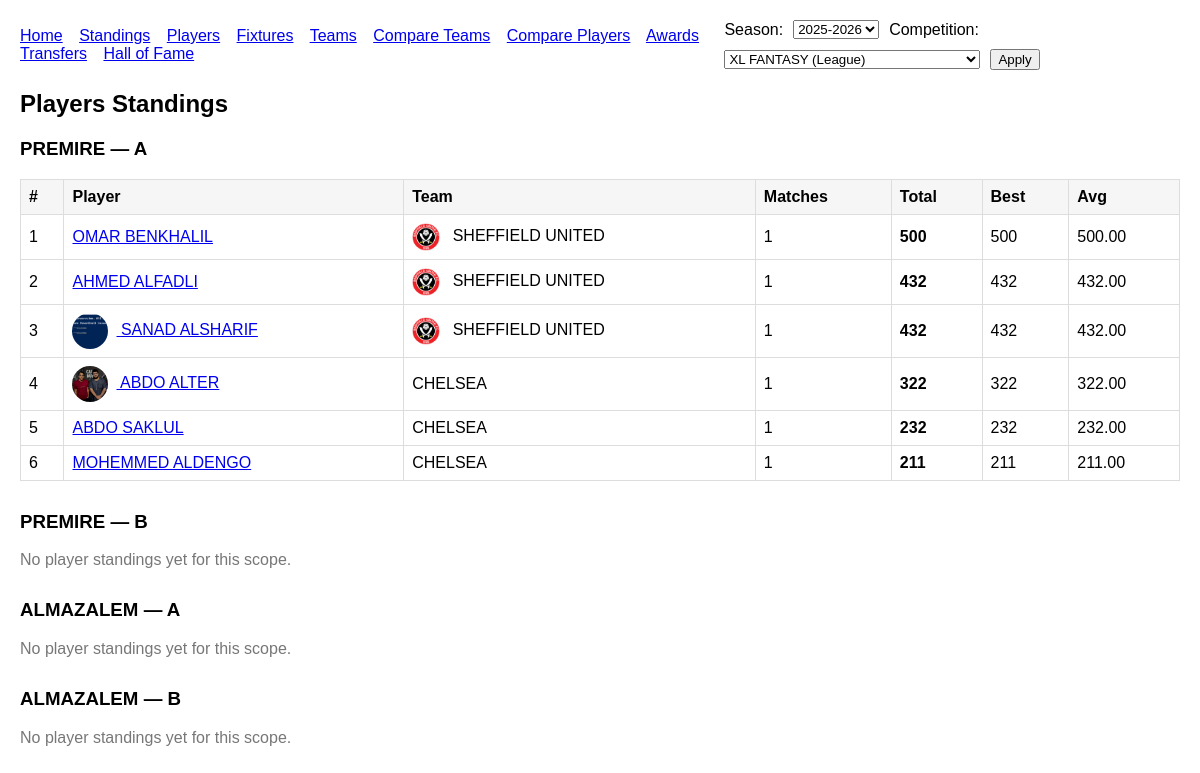
Screenshot of /players/ with the database file from the repository.
### league/models.py (models this page shows, shortened)
class Scope(models.Model):
    season = models.ForeignKey(Season, on_delete=models.CASCADE, related_name="scopes")
    competition = models.ForeignKey(Competition, on_delete=models.CASCADE, related_name="scopes")
    division = models.ForeignKey(Division, on_delete=models.CASCADE, related_name="scopes")
    group = models.ForeignKey(Group, on_delete=models.CASCADE, related_name="scopes")
    class Meta:
        unique_together = [("season", "competition", "division", "group")]
        ordering = ["-season__start_date", "competition__comp_type", "division__order", "group__order"]

class Division(models.Model):
    name = models.CharField(max_length=50, unique=True)  # Premier / Second
    order = models.PositiveIntegerField(default=1)
    class Meta:
        ordering = ["order", "name"]

class Group(models.Model):
    name = models.CharField(max_length=20, unique=True)  # Group A / Group B
    order = models.PositiveIntegerField(default=1)
    class Meta:
        ordering = ["order", "name"]

class Player(models.Model):
    name = models.CharField(max_length=120, unique=True)
    photo = models.ImageField(upload_to="player_photos/", blank=True, null=True)
    class Meta:
        ordering = ["name"]

class Team(models.Model):
    name = models.CharField(max_length=120, unique=True)
    logo = models.ImageField(upload_to="team_logos/", blank=True, null=True)
    class Meta:
        ordering = ["name"]

class PlayerStanding(models.Model):
    scope = models.ForeignKey(Scope, on_delete=models.CASCADE, related_name="player_standings")
    player = models.ForeignKey(Player, on_delete=models.CASCADE, related_name="player_standings")
    matches_played = models.PositiveIntegerField(default=0)
    total_points = models.IntegerField(default=0)
    best_match_points = models.IntegerField(default=0)
    average_points = models.FloatField(default=0.0)
    stddev_points = models.FloatField(default=0.0)
    updated_at = models.DateTimeField(auto_now=True)
    class Meta:
        unique_together = [("scope", "player")]
        indexes = [models.Index(fields=["scope", "total_points"])]

### league/views.py (the view)
# urls.py: path("players/", views.players_list, name="players"),
def players_list(request):
    season, comp, seasons, competitions = _active_season_competition(request)
    scopes = []
    if season and comp:
        scopes = list(Scope.objects.filter(season=season, competition=comp).order_by("division__order", "group__order"))
    memberships = TeamMembership.objects.filter(season=season, end_date__isnull=True).select_related("player", "team")
    current_team_by_player = {m.player_id: m.team for m in memberships}
    by_scope = []
    for sc in scopes:
        ps = (
            PlayerStanding.objects.filter(scope=sc)
            .select_related("player")
            .order_by("-total_points", "-average_points", "player__name")
        )
        rows = []
        for row in ps:
            team = current_team_by_player.get(row.player_id)
            rows.append({
                "player": row.player,
                "team": team,
                "total_points": row.total_points,
                "matches_played": row.matches_played,
                "best_match_points": row.best_match_points,
                "average_points": row.average_points,
            })
        by_scope.append({"scope": sc, "rows": rows})
    context = {
        "season": season,
        "competition": comp,
        "seasons": seasons,
        "competitions": competitions,
        "players_by_scope": by_scope,
    }
    return render(request, "league/players.html", context)

### league/models.py (called while the page is built)
    def __str__(self) -> str:
        return f"{self.name} ({self.get_comp_type_display()})"

### league/templates/league/players.html (shortened to what this page needs)
{% extends "league/base.html" %}
{% block content %}
<h2>Players Standings</h2>
{% for block in players_by_scope %}
  <div class="scope-box">
    <h3>{{ block.scope.division.name }} — {{ block.scope.group.name }}</h3>
    {% if not block.rows %}
      <p class="muted">No player standings yet for this scope.</p>
    {% else %}
      <table>
        <thead>
          <tr>
            <th>#</th>
            <th>Player</th>
            <th>Team</th>
            <th>Matches</th>
            <th>Total</th>
            <th>Best</th>
            <th>Avg</th>
          </tr>
        </thead>
        <tbody>
          {% for r in block.rows %}
            <tr>
              <td>{{ forloop.counter }}</td>
              <td>
                <a href="{% url 'league:player_detail' r.player.id %}">
                  {% if r.player.photo %}
                    <img class="photo" src="{{ r.player.photo.url }}" alt="">
                  {% endif %}
                  {{ r.player.name }}
                </a>
              </td>
              <td>
                {% if r.team %}
                  {% if r.team.logo %}<img class="logo" src="{{ r.team.logo.url }}" alt="">{% endif %}
                  {{ r.team.name }}
                {% else %}
                  <span class="muted">—</span>
                {% endif %}
              </td>
              <td>{{ r.matches_played }}</td>
              <td><b>{{ r.total_points }}</b></td>
              <td>{{ r.best_match_points }}</td>
              <td>{{ r.average_points|floatformat:2 }}</td>
            </tr>
          {% endfor %}
        </tbody>
      </table>
    {% endif %}
  </div>
{% endfor %}
{% endblock %}

### league/templates/league/base.html (shortened to what this page needs)
<!doctype html>
<html>
<head>
</head>
<body>
<div class="topbar">
  <div class="nav">
    <a href="{% url 'league:home' %}">Home</a>
    <a href="{% url 'league:standings' %}">Standings</a>
    <a href="{% url 'league:players' %}">Players</a>
    <a href="{% url 'league:fixtures' %}">Fixtures</a>
    <a href="{% url 'league:teams' %}">Teams</a>
    <a href="{% url 'league:compare_teams' %}">Compare Teams</a>
    <a href="{% url 'league:compare_players' %}">Compare Players</a>
    <a href="{% url 'league:awards' %}">Awards</a>
    <a href="{% url 'league:transfers' %}">Transfers</a>
    <a href="{% url 'league:hall_of_fame' %}">Hall of Fame</a>
  </div>
  <form method="get" class="form">
    <label>Season:</label>
    <select name="season">
      {% for s in seasons %}
        <option value="{{ s.id }}" {% if season and s.id == season.id %}selected{% endif %}>{{ s.name }}</option>
      {% endfor %}
    </select>
    <label>Competition:</label>
    <select name="competition">
      {% for c in competitions %}
        <option value="{{ c.id }}" {% if competition and c.id == competition.id %}selected{% endif %}>{{ c }}</option>
      {% endfor %}
    </select>
    <button type="submit">Apply</button>
  </form>
</div>
{% block content %}{% endblock %}
</body>
</html>

### league/templates/league/base.html (style rules this page uses)
body { font-family: Arial, sans-serif; margin: 20px; }
.topbar { display:flex; gap:12px; align-items:center; justify-content:space-between; margin-bottom: 14px; }
.nav a { margin-right: 12px; }
table { width:100%; border-collapse: collapse; margin: 10px 0 24px; }
th, td { border:1px solid #ddd; padding:8px; text-align:left; }
th { background:#f6f6f6; }
.scope-box { margin: 18px 0 30px; }
img.logo { width: 28px; height: 28px; object-fit: cover; border-radius: 4px; vertical-align: middle; margin-right: 8px; }
img.photo { width: 36px; height: 36px; object-fit: cover; border-radius: 50%; vertical-align: middle; margin-right: 8px; }
.muted { color:#777; }
.form { display:flex; gap:10px; align-items:center; flex-wrap: wrap; }

### rows the page displays
Scope: scope.division.name "PREMIRE", scope.group.name "A"
Player: player.name "OMAR BENKHALIL", team.logo (picture), team.name "SHEFFIELD UNITED", matches_played "1", total_points "500", best_match_points "500", average_points "500.00"
Player: player.name "AHMED ALFADLI", team.logo (picture), team.name "SHEFFIELD UNITED", matches_played "1", total_points "432", best_match_points "432", average_points "432.00"
Player: player.photo (picture), player.name "SANAD ALSHARIF", team.logo (picture), team.name "SHEFFIELD UNITED", matches_played "1", total_points "432", best_match_points "432", average_points "432.00"
Player: player.photo (picture), player.name "ABDO ALTER", team.name "CHELSEA", matches_played "1", total_points "322", best_match_points "322", average_points "322.00"
Player: player.name "ABDO SAKLUL", team.name "CHELSEA", matches_played "1", total_points "232", best_match_points "232", average_points "232.00"
Player: player.name "MOHEMMED ALDENGO", team.name "CHELSEA", matches_played "1", total_points "211", best_match_points "211", average_points "211.00"
Scope: scope.division.name "PREMIRE", scope.group.name "B", shows "No player standings yet for this scope."
Scope: scope.division.name "ALMAZALEM", scope.group.name "A", shows "No player standings yet for this scope."
Scope: scope.division.name "ALMAZALEM", scope.group.name "B", shows "No player standings yet for this scope."

### other values shown
form field season "2025-2026"
form field competition "XL FANTASY (League)"
